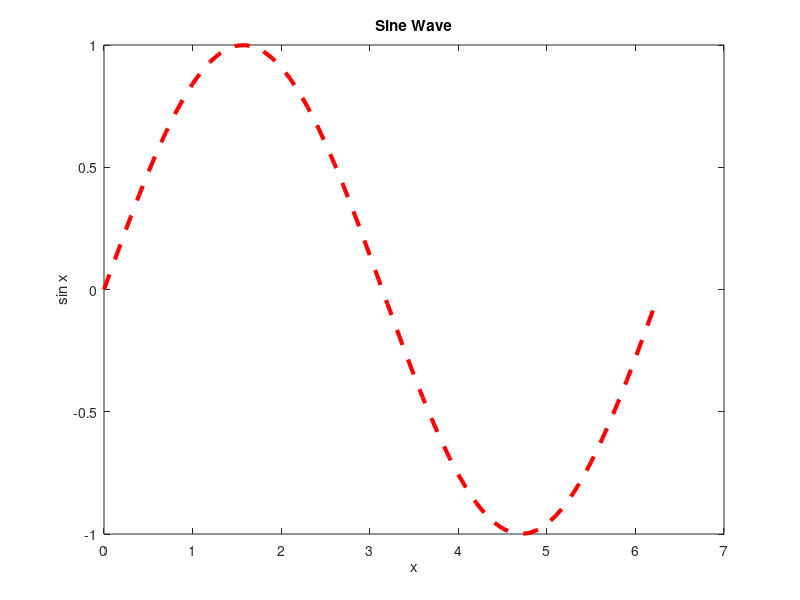
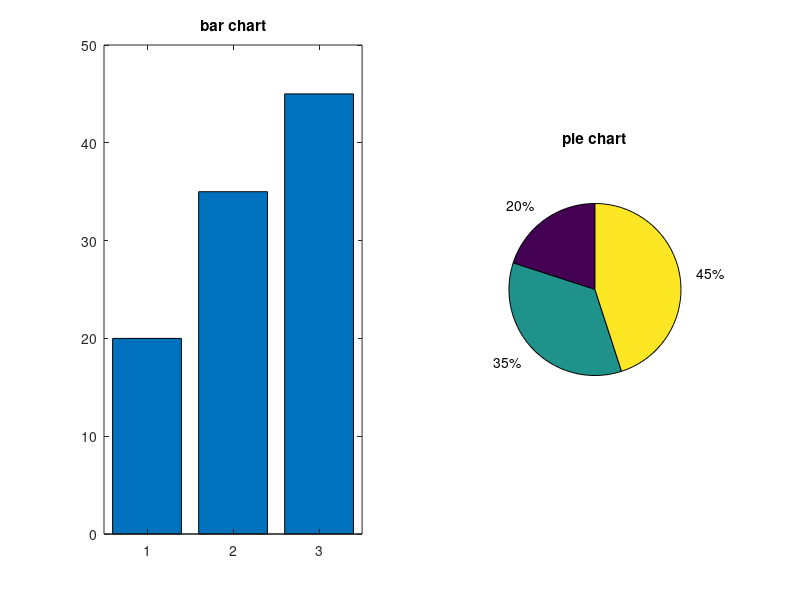
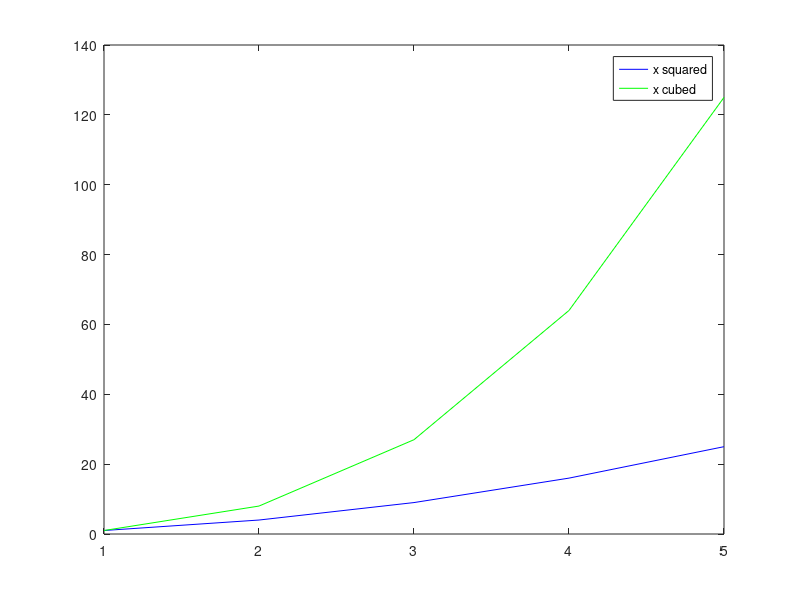

The MATLAB source for these figures, in order:


%Task1
deci_num=input('Enter a decimal number:');
int_num=uint8(deci_num);
fprintf('The converted 8-bit integer is: %d\n',int_num)


%Task2
MyCell={"matlab" 2026 [ones(2)]}

first_cell=MyCell{1}
disp(first_cell)

%Task3

student=struct('name','Ali','age',21,'gpa',3.6);
if student.gpa>=3.5
    fprintf('Excellent student: %s\n',student.name)
else
        fprintf('Good student: %s\n',student.name)

end

%Task4

for i=1:5
   res=i*10;
    fprintf('%d ',res)
end
fprintf('\n')


%Task5

x=input('Enter a positive number: ');
while x<=0
    
   x=input('Invalid! Enter a positive number: ') ;
    
end

disp(x)


%Task6

color=input('Enter a color code (r, g, b): ','s');

switch color
    case 'r'
       chosencolor='Red' ;
    case 'b'
        chosencolor='Blue';
    case'g';
        chosencolor='Green';
    otherwise
            chosencolor='Unknown';
end

disp(chosencolor)


%Task7
x=0:0.1:2*pi;
y=sin(x);
figure;
plot(x , y,'r--','LineWidth',3)

title('Sine Wave')
xlabel('x')
ylabel('sin x')

%Task8

v=[20, 35, 45];
figure;
subplot(1,2,1)
bar(v)
title('bar chart')

subplot(1,2,2)
pie(v)
title('pie chart')


%Task9
x=1:5;
figure;
plot(x.^2,'b')
hold on 
plot(x.^3,'g')
legend('x squared','x cubed')
